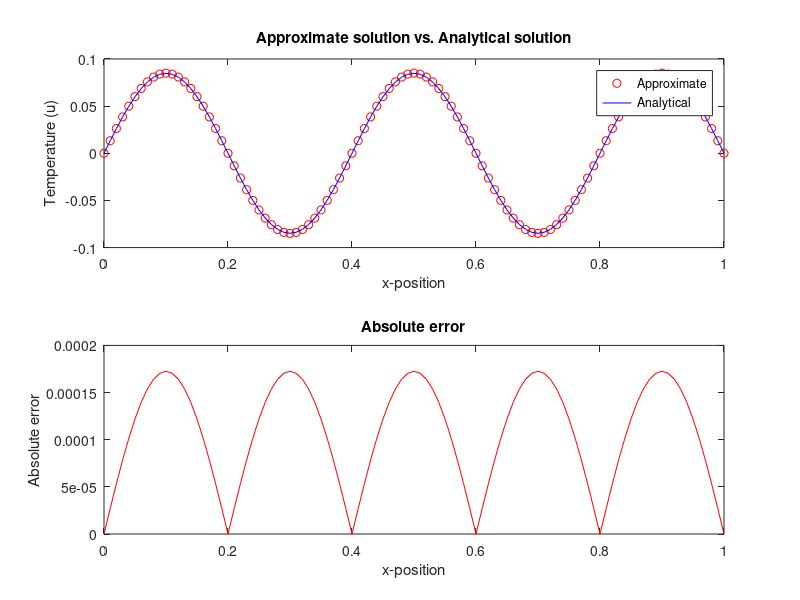

Here is the MATLAB script that generated this plot: (Note: this script raises an error after producing the figure.)
%% U3 c)
% The heat conduction equation (1D):
%   u_t = D * u_xx + f(x,t)   for t>=0 and x ∈ [0,N]
% 
% Intervals
%   0 <= x <= N
%   0 <= t <= M
% 
% Boundary values
%   u(x,0) = sin(5*pi*x);
%   u(0,t) = 0
%   u(1,t) = 0
% _________________________________________________________________________

close all; clear; clc;
format long;


% === CONDITIONS ===

% Given values
f = @(x,t) 0;               % Function depending on x and t
D = 1;                      % Heat transfer coefficient
T = 0;                      % Dirichlet boundary value at the first point
IV_x_0 = @(x) sin(5*pi*x);  % Initial value (anonymous function)

% Analytic solution at point x and time t=0.01
u_analytic = @(x) sin(5*pi*x) * exp(-25*pi^2*0.01);


% === INTERVAL ===

% Define the computational space
x0 = 0;
xN = 1;
t0 = 0;
tM = 0.01;

N = 100;                        % Iterations for space
M = 1000;                       % Iterations for time

dx = (xN-x0) / N;               % Step length in space
dt = (tM-t0) / M;               % Step length in time
sigma = (D*dt) / (dx^2);

x_vec = (x0:dx:xN)';            % All points in space
x_inner = x_vec(2:end-1);       % Inner points (N-1 in total) in space
t_vec = (t0:dt:tM)';            % All points in time


% === SOLUTION MATRIX ===

% Define the solution matrix.
% Note the number of elements: each column (representing a fixed point 
% in space) corresponds to approximations at a point in time.

% The solution matrix
SOLMAT = zeros(N-1 , M+1);

% Boundary values for the first column, i.e., the first point in space.
IV = IV_x_0(x_inner);
SOLMAT(:,1) = IV;

% Create the system matrix in three steps (xN = 1??);
m1 = -2 * diag(ones(1,N-1));            % Main  diagonal
m2 = 1 * diag(ones(1,N-2), 1);          % Upper diagonal
m3 = 1 * diag(ones(1,N-2), -1);         % Lower diagonal
%tridiagmat = sparse(m1 + m2 + m3);
A = (m1 + m2 + m3);
%spy(A)

% Step in time - iterate with the matrix formula
for j = 1:M
    SOLMAT(:,j+1) = SOLMAT(:,j) + sigma.* (A * SOLMAT(:,j));
end

% Add boundary values to the solution
w_mat = [zeros(1,M+1); SOLMAT; zeros(1,M+1)];

% Absolute error vector
u_vec = u_analytic(x_vec);
error_vec = abs( w_mat(:,end) - u_vec );

% Plot
figure(1)

% Subplot 1 : Approximate vs. Analytical
subplot(2,1,1)
plot(x_vec, w_mat(:,end), 'ro')
hold on
plot(x_vec, u_vec, 'b')
legend('Approximate', 'Analytical')
xlabel('x-position')
ylabel('Temperature (u)')
title('Approximate solution vs. Analytical solution')

% Subplot 2 : Absolute error
subplot(2,1,2)
plot(x_vec, error_vec, 'r');
xlabel('x-position')
ylabel('Absolute error')
title('Absolute error')

sgtitle('COMPARISON OF APPROXIMATE AND ANALYTICAL SOLUTION')
hold off
